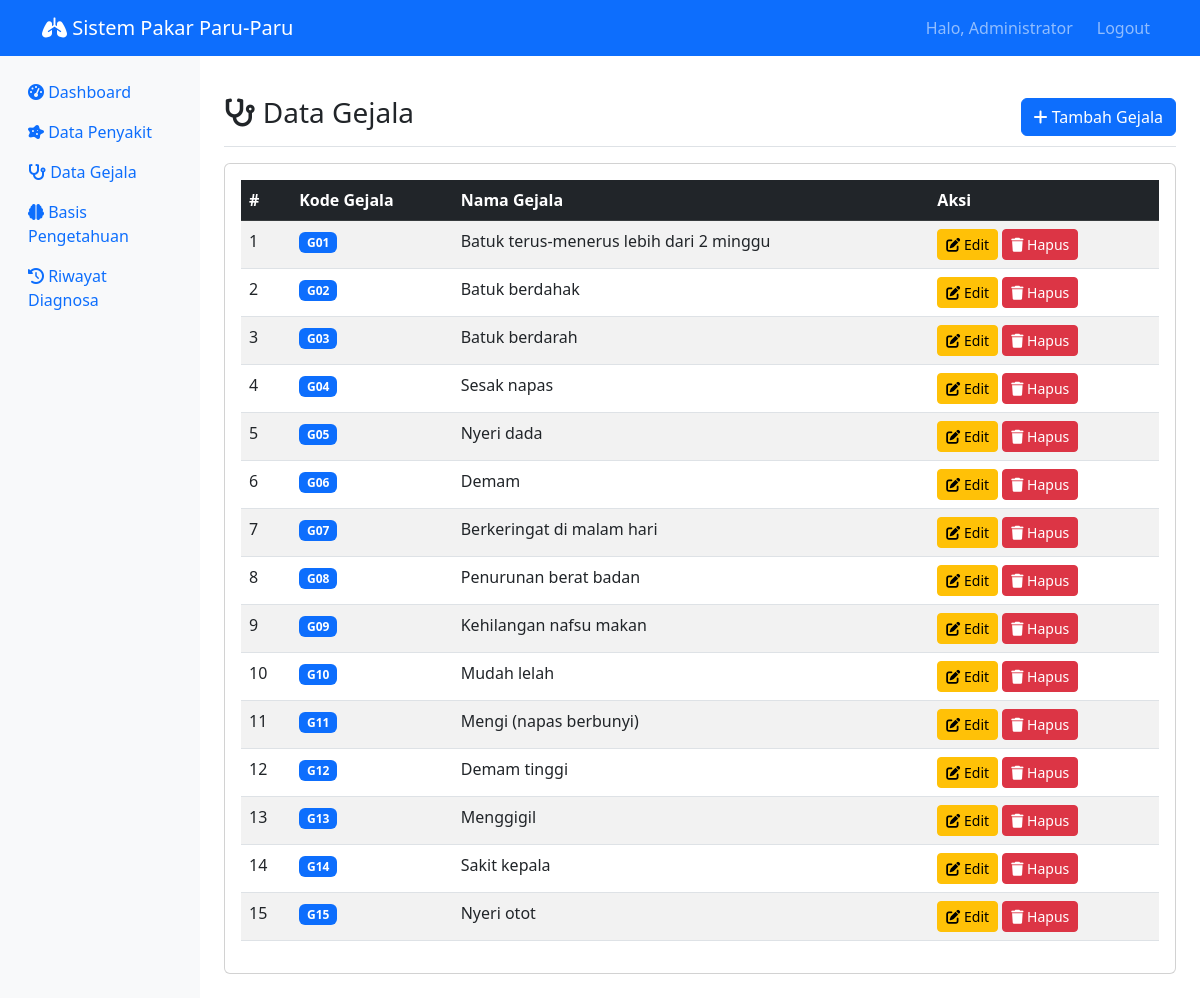
Screenshot of /admin/gejala.php (signed in) with the database file from the repository.
### tables this page shows
CREATE TABLE gejala (
    id_gejala INT AUTO_INCREMENT PRIMARY KEY,
    kode_gejala VARCHAR(10) NOT NULL,
    nama_gejala VARCHAR(200) NOT NULL
);

### admin/gejala.php (the view, shortened to what this page needs)
<?php
include '../koneksi.php';
$query = "SELECT * FROM gejala ORDER BY kode_gejala";
$result = mysqli_query($koneksi, $query);
?>
<!DOCTYPE html>
<html lang="id">
<head>
    <link href="https://cdn.jsdelivr.net/npm/bootstrap@5.3.0/dist/css/bootstrap.min.css" rel="stylesheet">
    <link rel="stylesheet" href="https://cdnjs.cloudflare.com/ajax/libs/font-awesome/6.0.0/css/all.min.css">
</head>
<body>
    <nav class="navbar navbar-expand-lg navbar-dark bg-primary">
        <div class="container">
            <a class="navbar-brand" href="../index.php">
                <i class="fas fa-lungs"></i> Sistem Pakar Paru-Paru
            </a>
            <div class="navbar-nav ms-auto">
                <span class="navbar-text me-3">Halo, <?= $_SESSION['nama'] ?></span>
                <a class="nav-link" href="../logout.php">Logout</a>
            </div>
        </div>
    </nav>
    <div class="container-fluid">
        <div class="row">
            <nav class="col-md-3 col-lg-2 d-md-block bg-light sidebar">
                <div class="position-sticky pt-3">
                    <ul class="nav flex-column">
                        <li class="nav-item">
                            <a class="nav-link" href="dashboard.php">
                                <i class="fas fa-tachometer-alt"></i> Dashboard
                            </a>
                        </li>
                        <li class="nav-item">
                            <a class="nav-link" href="penyakit.php">
                                <i class="fas fa-disease"></i> Data Penyakit
                            </a>
                        </li>
                        <li class="nav-item">
                            <a class="nav-link active" href="gejala.php">
                                <i class="fas fa-stethoscope"></i> Data Gejala
                            </a>
                        </li>
                        <li class="nav-item">
                            <a class="nav-link" href="basis_pengetahuan.php">
                                <i class="fas fa-brain"></i> Basis Pengetahuan
                            </a>
                        </li>
                        <li class="nav-item">
                            <a class="nav-link" href="riwayat.php">
                                <i class="fas fa-history"></i> Riwayat Diagnosa
                            </a>
                        </li>
                    </ul>
                </div>
            </nav>
            <main class="col-md-9 ms-sm-auto col-lg-10 px-md-4 py-4">
                <div class="d-flex justify-content-between flex-wrap flex-md-nowrap align-items-center pt-3 pb-2 mb-3 border-bottom">
                    <h2 class="h3"><i class="fas fa-stethoscope"></i> Data Gejala</h2>
                    <button type="button" class="btn btn-primary" data-bs-toggle="modal" data-bs-target="#modalTambah">
                        <i class="fas fa-plus"></i> Tambah Gejala
                    </button>
                </div>
                <div class="card">
                    <div class="card-body">
                        <div class="table-responsive">
                            <table class="table table-striped table-hover">
                                <thead class="table-dark">
                                    <tr>
                                        <th>#</th>
                                        <th>Kode Gejala</th>
                                        <th>Nama Gejala</th>
                                        <th>Aksi</th>
                                    </tr>
                                </thead>
                                <tbody>
                                    <?php $no = 1; while ($row = mysqli_fetch_assoc($result)): ?>
                                    <tr>
                                        <td><?= $no++ ?></td>
                                        <td><span class="badge bg-primary"><?= $row['kode_gejala'] ?></span></td>
                                        <td><?= $row['nama_gejala'] ?></td>
                                        <td>
                                            <button type="button" class="btn btn-sm btn-warning" data-bs-toggle="modal" data-bs-target="#modalEdit<?= $row['id_gejala'] ?>">
                                                <i class="fas fa-edit"></i> Edit
                                            </button>
                                            <button type="button" class="btn btn-sm btn-danger" data-bs-toggle="modal" data-bs-target="#modalHapus<?= $row['id_gejala'] ?>">
                                                <i class="fas fa-trash"></i> Hapus
                                            </button>
                                        </td>
                                    </tr>
                                    <?php endwhile; ?>
                                </tbody>
                            </table>
                        </div>
                    </div>
                </div>
            </main>
        </div>
    </div>
</body>
</html>

### rows the page displays
gejala: kode_gejala "G01", nama_gejala "Batuk terus-menerus lebih dari 2 minggu"
gejala: kode_gejala "G02", nama_gejala "Batuk berdahak"
gejala: kode_gejala "G03", nama_gejala "Batuk berdarah"
gejala: kode_gejala "G04", nama_gejala "Sesak napas"
gejala: kode_gejala "G05", nama_gejala "Nyeri dada"
gejala: kode_gejala "G06", nama_gejala "Demam"
gejala: kode_gejala "G07", nama_gejala "Berkeringat di malam hari"
gejala: kode_gejala "G08", nama_gejala "Penurunan berat badan"
gejala: kode_gejala "G09", nama_gejala "Kehilangan nafsu makan"
gejala: kode_gejala "G10", nama_gejala "Mudah lelah"
gejala: kode_gejala "G11", nama_gejala "Mengi (napas berbunyi)"
gejala: kode_gejala "G12", nama_gejala "Demam tinggi"
gejala: kode_gejala "G13", nama_gejala "Menggigil"
gejala: kode_gejala "G14", nama_gejala "Sakit kepala"
gejala: kode_gejala "G15", nama_gejala "Nyeri otot"

### other values shown
$_SESSION['nama'] "Administrator"
